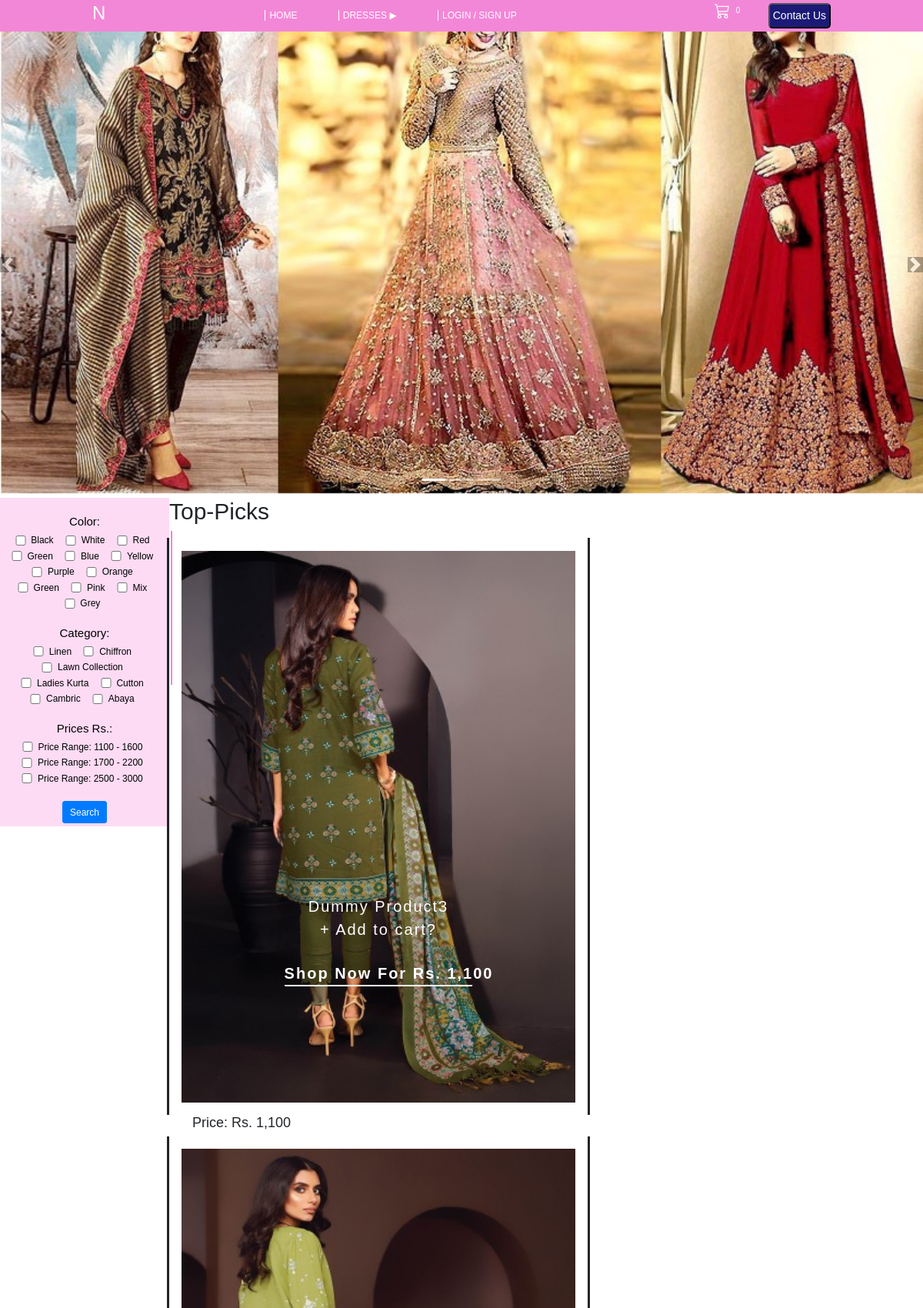
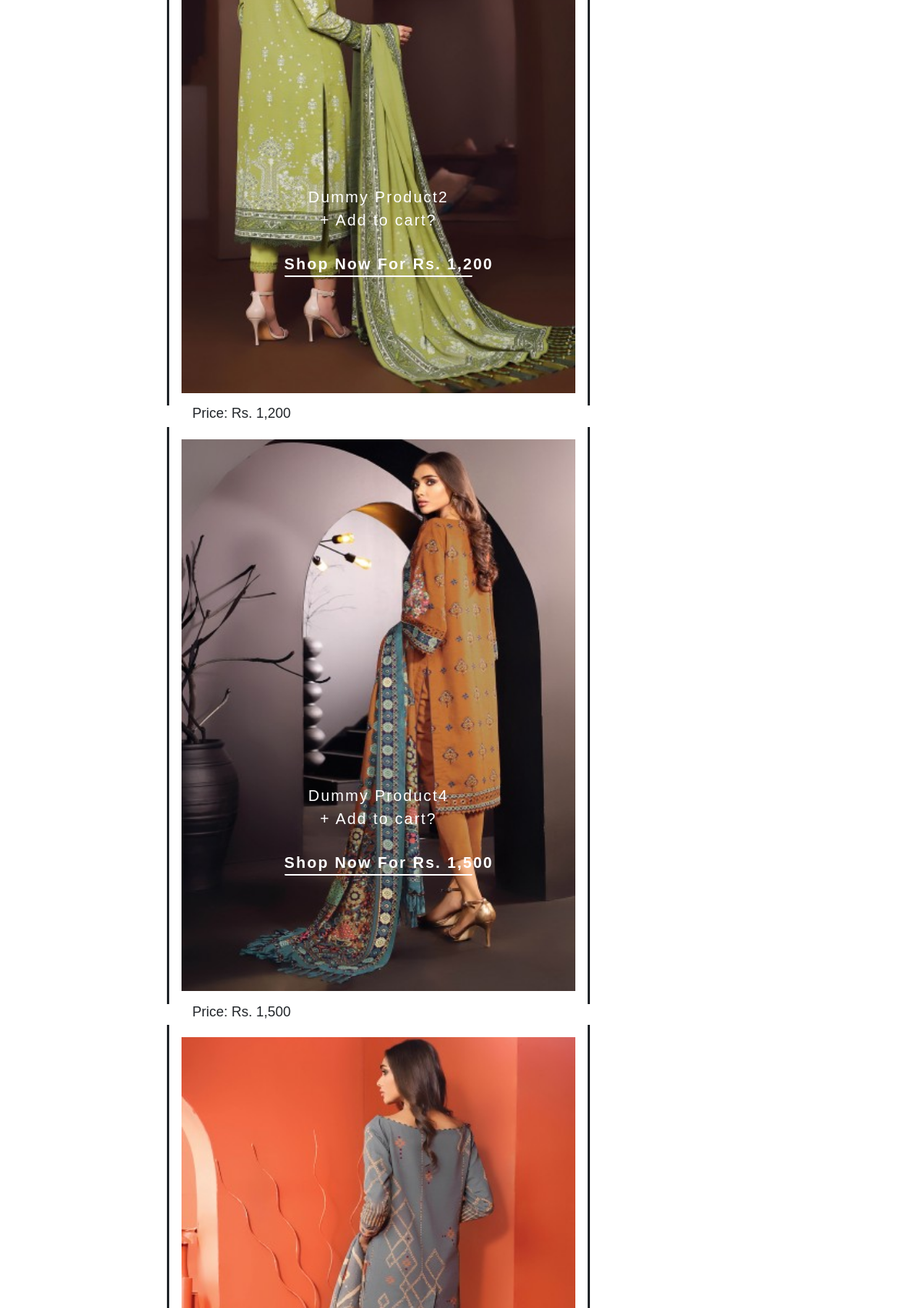
The page / (upper part) on the database its author committed (2 pictures, top to bottom).
### queries.py (models this page shows)
class Color(db.Model):
    __tablename__ = 'color'
    id = db.Column(db.Integer, primary_key=True)
    color = db.Column(db.String)

class Pcategory(db.Model):
    __tablename__ = 'pcategory'
    id = db.Column(db.Integer, primary_key=True)
    catname = db.Column(db.String)

class Product(db.Model):
    __tablename__ = 'products'
    id = db.Column(db.Integer, primary_key=True)
    name = db.Column(db.String)
    cateid = db.Column(db.Integer, db.ForeignKey('pcategory.id'))
    stock = db.Column(db.Integer)
    price = db.Column(db.Float)
    color = db.Column(db.Integer, db.ForeignKey('color.id'))
    fimg = db.Column(db.String)
    bimg = db.Column(db.String)

### app.py (the view)
@app.route("/", methods=["GET", "POST"])
def index():
    dressimgs = displayAllProducts()
    print(displayAllProducts())
    colors = colorOption()
    checkrange = pricerange()
    return render_template("index.html", dressimgs=dressimgs, colors=colors, priceap=checkrange)

### app.py (called while the page is built)
def pkr(value):
    return f"{value:,}"

@app.context_processor
def context_processor():
    dcatelist = allCategories()
    return dict(dcatelist=dcatelist)

### logic.py (called while the page is built)
def pricerange():
    initprice = 0
    pricerange = 0
    pricedict = defaultdict(list)
    for i in queries.priceq():
        price = int(i.price)
        if pricerange < price:
            initprice = price
            pricerange = price + 500
        pricedict[f'Price Range: {initprice} - {pricerange}'].append(i.id)
    return pricedict

### queries.py (called while the page is built)
def displayAllProducts():
    return Product.query.with_entities(Product.id, Product.price, Product.fimg, Product.bimg, Product.name).all()

def priceq():
    return Product.query.order_by(Product.price).all()

def allCategories():
    return Pcategory.query.all()

def colorOption():
    return Color.query.all()

### templates/index.html (shortened to what this page needs)
{% extends "layout.html" %}
{% block main %}
<div id="caroTop" class="mainpd">
    <div id="carouselExampleIndicators" class="carousel slide" data-ride="carousel">
        <ol class="carousel-indicators">
            <li data-target="#carouselExampleIndicators" data-slide-to="0" class="active"></li>
            <li data-target="#carouselExampleIndicators" data-slide-to="1"></li>
            <li data-target="#carouselExampleIndicators" data-slide-to="2"></li>
        </ol>
        <div class="carousel-inner">
            <div class="carousel-item active">
                <img class="d-block w-100" src="static/images/carousel/mainpd.jpg" alt="First slide">
            </div>
        </div>
        <a class="carousel-control-prev" href="#carouselExampleIndicators" role="button" data-slide="prev">
            <span class="carousel-control-prev-icon" aria-hidden="true"></span>
        </a>
        <a class="carousel-control-next" href="#carouselExampleIndicators" role="button" data-slide="next">
            <span class="carousel-control-next-icon" aria-hidden="true"></span>
        </a>
    </div>
</div>
{% block searcher %}
<form class="searcher" action="/search" method="POST">
    <br />
    <div class="searchItems">
        <h5>Color:</h5>
        {% for color in colors %}
        <div class="form-check form-check-inline">
            <input class="form-check-input" type="checkbox" name="p.color" value="{{ color.id }}" style="width: 20px;" >
            <label class="form-check-label">{{ color.color }}</label>
        </div>
        {% endfor %}
    </div>
    <br>
    <div class="searchItems">
        <h5>Category:</h5>
        {% for cate in dcatelist %}
        <div class="form-check form-check-inline">
            <input class="form-check-input" type="checkbox" name="p.cateid" value="{{ cate.id }}" style="width: 20px;" >
            <label class="form-check-label">{{ cate.catname }}</label>
        </div>
        {% endfor %}
    </div>
    <br>
    <div class="searchItems">
        <h5>Prices Rs.:</h5>
        {% for key, value in priceap.items() %}
        <div class="form-check form-check-inline">
            <input class="form-check-input" type="checkbox" name="p.id" value="{{ value }}" style="width: 20px;">
            <label class="form-check-label">{{ key }}</label>
        </div>
        {% endfor %}
    </div>
    <br>
    <div>
        <button type="submit" class="btn btn-primary btn-rounded">Search</button>
    </div>
</form>
{% endblock %}
<div id="imgcont" class="containerxyz">
    <h2>Top-Picks</h2>
    {% for img in dressimgs %}
    <div>
    <div class="econt reveal">
        <a href="{{ url_for('itemdtls', proid=img.id) }}">
        <img class="hidden" src="{{ img.bimg }}" alt="img" />
        <div class="shoP">
            <h4 style="font-size: 20px;">{{ img.name }}</h4>
            <h4 class="hoveradd2cart" style="font-size: 20px;">+ Add to cart?</h4>
            <br>
            <div style="font-size: 20px;">Shop Now For Rs. {{ img.price | pkr }}</div>
        </div>
        </a>
    </div>
    <h4 style="float: left; margin-left: 30px;">Price: Rs. {{ img.price | pkr }}</h4>
</div>
    {% endfor %}
</div>
{% endblock %}

### templates/layout.html (shortened to what this page needs)
<!DOCTYPE html>
<html lang="en">
<head>
    <link href="https://stackpath.bootstrapcdn.com/bootstrap/4.5.0/css/bootstrap.min.css" rel="stylesheet">
    <link rel="stylesheet" href="https://cdnjs.cloudflare.com/ajax/libs/toastr.js/latest/toastr.min.css">
    <link href="/static/styles.css" rel="stylesheet">
</head>
<body>
    <div class="inBodyWrapper">
    <header>
        <h4 class="logo">N</h4>
        <nav class='nav1'>
            <ul class='nav_links'>
                <li><a href="/">Home</a></li>
                <li class="dhid"><a href="/categories">Dresses</a>
                </li>
                {% if session.user_id %}
                <li><a href="/logout">Logout</a></li>
                {% else %}
                <li><a href="/login">Login / Sign Up</a></li>
                {% endif %}
            </ul>
        </nav>
        <div class="shopNcontact">
            <a href="/mycart" style="display: block; width: 50px; position: relative; left: 95px; z-index: 1;" class="ahoverd"></a>
            <div id="shopCounterDiv">
              <div id='shopCounter'>0</div>
        </div>
        <div id="contactus">
        <a href="/contact"><button class="button">Contact Us</button></a>
        </div>
        </div>
    </header>
        <main>
            {% block main %}{% endblock %}
        </main>
        </div>
    </body>
</html>

### static/styles.css (style rules this page uses)
a { color: inherit; }
body { background-color: white; background-repeat: no-repeat; background-position: right top; }
header { display: flex; justify-content:space-between; align-items: center; padding: 0 10%; background-color: rgba(242, 121, 210, 0.891); margin-top: ; color: white; }
.nav1 { text-transform: uppercase; font-size: 15px; }
.shopNcontact { display: flex; }
#shopCounterDiv { display: flex; position: relative; }
#shopCart { font-size: 20px; margin: 0 50px; position: relative; cursor: pointer; }
#shopCounter { left: 71px; position: absolute; border-radius: 100%; padding: 2px 7px; font-size: 10px; cursor: pointer; }
.logo { cursor: pointer; color: white; font-size: 24px; }
.nav_links li { display: inline-block; margin-top: 3%; margin-left: 50px; }
.nav_links li a, .navdrpd li a { border-left: 1px solid; padding-left: 5px; }
.nav_links li a, .navdrpd li, .nav_links li { transition: color .3s; }
.dhid:after { content: ' ▶'; }
.carousel-control-prev { display: flex; justify-content: flex-start; }
.carousel-control-next { display: flex; justify-content: flex-end; }
.carousel-control-prev-icon, .carousel-control-next-icon { background-color: rgba(0, 0, 0, 0.60); }
.button { border-radius: 5px; background-color: #1b1a76; padding: 4px 4px 4px 4px; color: white; white-space: nowrap; font-size: 14px; }
.mainpd img { padding-bottom:0.5%; max-height:620px; }
.searcher { padding-top: 1%; width: 220px; color: black; background-color: rgba(253, 213, 243, 0.849); float:left; position: relative; white-space: normal; padding: 4px; display: flex; flex-direction: column; }
.containerxyz { display: flex; flex-wrap: wrap; margin-left:13%; }
.containerxyz h2 { flex-basis: 100%; text-align: left; font-size: 30px; padding-bottom: 10px; }
.econt { position: relative; border-left: 3px solid; border-right: 3px solid; width: 550px; height: 750px; margin-left: -3px; cursor: pointer; }
.shoP { position: absolute; color:white; transform: translate(-50%, -50%); left: 50%; border-bottom: 2px solid white; border-radius: 2px; width: 45%; text-align: center; white-space: nowrap; word-wrap: break-word; top: 70%; font-weight: 600; letter-spacing: 2px; font-size: medium; font-family: 'Courier New', Courier, monospace; opacity: 0; transition: opacity .3s ease-in; z-index: 999999; pointer-events: none; }
.econt img { width: 100%; height: 100%; padding: 3%; transition: .3s ease-out; }
.nav_links li a { text-decoration: none; color: white; }
div { text-align: center; }
span { -webkit-user-select: none; -moz-user-select: none; -ms-user-select: none; }
input { border: 0; width: 2%; }
.reveal .hidden { display: block !important; visibility: visible !important; }
.reveal { position: relative; }
.reveal .hidden { position: absolute; z-index: -1; top: 0; width: 100%; height: 100%; opacity: 0; -webkit-transition: opacity 0.3s ease-in-out; -moz-transition: opacity 0.3s ease-in-out; -o-transition: opacity 0.3s ease-in-out; transition: opacity 0.3s ease-in-out; }

### rows shown on the page
Color: color "Black"
Color: color "White"
Color: color "Red"
Color: color "Green"
Color: color "Blue"
Color: color "Yellow"
Color: color "Purple"
Color: color "Orange"
Color: color "Green"
Color: color "Pink"
Color: color "Mix"
Color: color "Grey"
Pcategory: catname "Linen"
Pcategory: catname "Chiffron"
Pcategory: catname "Lawn Collection"
Pcategory: catname "Ladies Kurta"
Pcategory: catname "Cutton"
Pcategory: catname "Cambric"
Pcategory: catname "Abaya"
Product: bimg (picture), price|pkr "1,100"
Product: bimg (picture), price|pkr "1,200"
Product: bimg (picture), price|pkr "1,500"
Product: bimg (picture)

### other values the page prints
{{ key }} "Price Range: 1100 - 1600" "Price Range: 1700 - 2200" "Price Range: 2500 - 3000"
